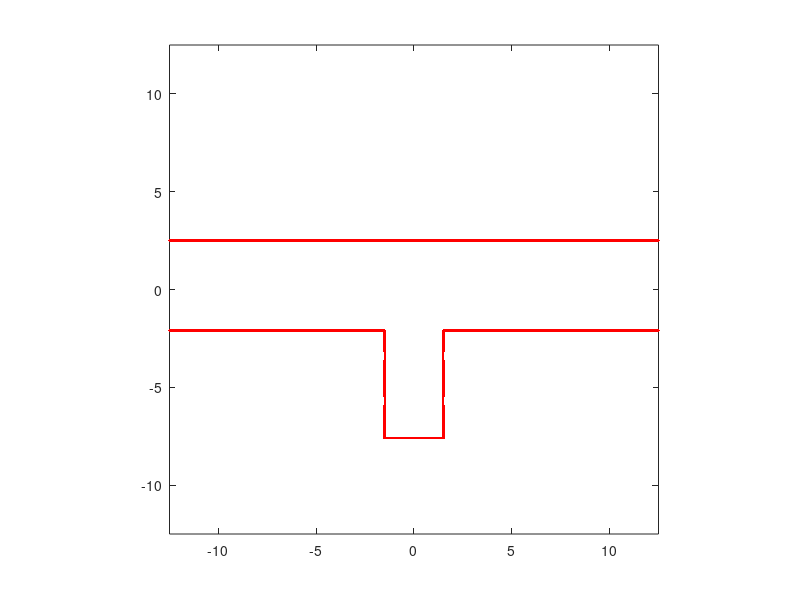

Reproduce this figure in MATLAB.
clear all;
close all;
clc

X = [];
Y = [];
for i =0:249
    for j = 0:249
        x = 12.45 - 0.1 * i;
        y = 12.45 - 0.1 * j;
        X = [X,x];
        Y = [Y,y];
    end
end

X_space_l = -12.5;
X_space_r = 12.5;
Y_space_up = 2.5;
Y_space_down = -2.1;
X_park_l = -1.5;
X_park_r = 1.5;
Park_wigh = -5.5;

minx = -12.5;
maxx = 12.5;
miny = -12.5;
maxy = 12.5;
gres = 0.1;

point_map = [];
map = zeros(1,62500)+1;
for index = X_space_l:0.05:X_space_r
    point_map = [point_map,[index;Y_space_up]];
end

for index = X_space_l:0.05:X_park_l
    point_map = [point_map,[index;Y_space_down]];
end

for index = X_park_l:0.05:X_park_r
    point_map = [point_map,[index;Y_space_down + Park_wigh]];
end

for index = X_park_r:0.05:X_space_r
    point_map = [point_map,[index;Y_space_down]];
end

for index = Y_space_down + Park_wigh:0.05:Y_space_down
    point_map = [point_map,[X_park_l;index]];
end

for index = Y_space_down + Park_wigh:0.05:Y_space_down
    point_map = [point_map,[X_park_r;index]];
end
figure(1)
plot(point_map(1,:),point_map(2,:),'.r');hold on;
axis equal
xlim([-12.5,12.5]);ylim([-12.5,12.5]);
test = [];
for index = 1:size(point_map,2)
	idx_x = ceil((maxx - point_map(1,index)) / gres);
	idx_y = ceil((maxy - point_map(2,index)) / gres);
    if idx_x==250
        idx_x = 249;
    end
    if idx_y==250
        idx_y = 249;
    end
	index_xy = (idx_x) * 250 + (idx_y);
    test = [test,index_xy];
    map(1,index_xy) = 0;
end

filename=['map','.txt'];
dlmwrite(filename,map,'delimiter',',','newline','pc');